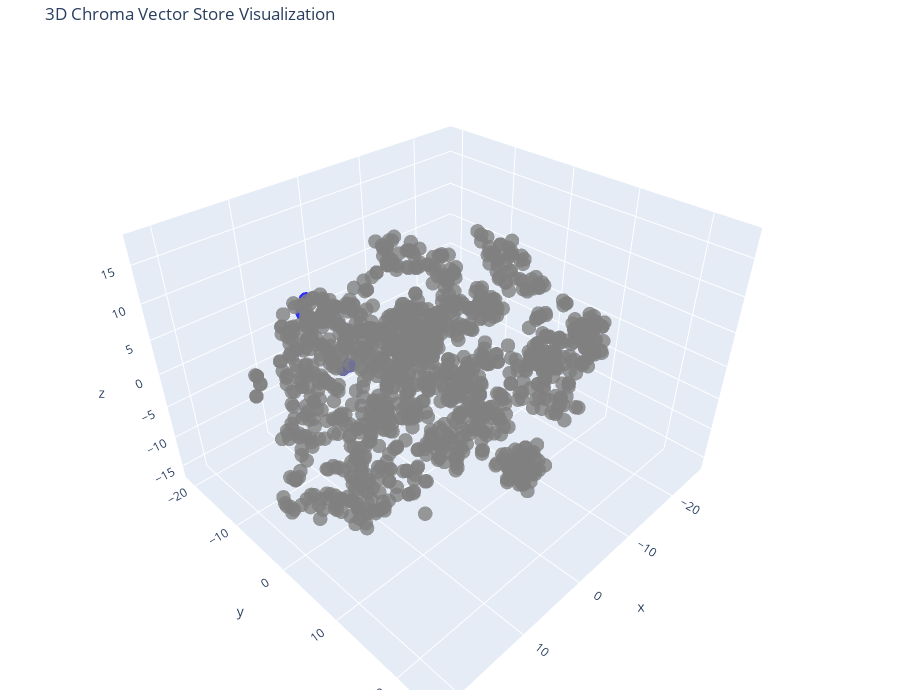

Here is the notebook cell this chart was saved with:
### Code cell
from sklearn.manifold import TSNE
import plotly.graph_objects as go
#

# Apply t-SNE to reduce to 3D
tsne = TSNE(n_components=3, random_state=42)
reduced_vectors = tsne.fit_transform(vectors)

# Create the 3D scatter plot
fig = go.Figure(data=[go.Scatter3d(
    x=reduced_vectors[:, 0],
    y=reduced_vectors[:, 1],
    z=reduced_vectors[:, 2],
    mode='markers',
    marker=dict(size=5, color=colors, opacity=0.8),
    text=[f"Type: {t}<br>Text: {d[:100]}..." for t, d in zip(doc_types, documents)],
    hoverinfo='text'
)])

fig.update_layout(
    title='3D Chroma Vector Store Visualization',
    scene=dict(xaxis_title='x', yaxis_title='y', zaxis_title='z'),
    width=900,
    height=700,
    margin=dict(r=20, b=10, l=10, t=40)
)

fig.show()

### Figure 1 — Plotly figure (JSON) as saved in the notebook; plotly's stock layout.template omitted (floating-point values rounded to 4 significant figures; data arrays with more than 128 entries replaced by an {"elided": "..."} marker saying what was removed)
{"data": [{"hoverinfo": "text", "marker": {"color": {"elided": "1254 str values"}, "opacity": 0.8, "size": 5}, "mode": "markers", "text": {"elided": "1254 str values"}, "type": "scatter3d", "x": {"elided": "1254 float values"}, "y": {"elided": "1254 float values"}, "z": {"elided": "1254 float values"}}], "layout": {"height": 700, "margin": {"b": 10, "l": 10, "r": 20, "t": 40}, "scene": {"xaxis": {"title": {"text": "x"}}, "yaxis": {"title": {"text": "y"}}, "zaxis": {"title": {"text": "z"}}}, "title": {"text": "3D Chroma Vector Store Visualization"}, "width": 900}}
